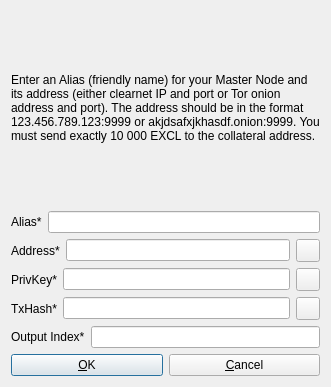
<?xml version="1.0" encoding="UTF-8"?>
<ui version="4.0">
 <class>AddEditAdrenalineNode</class>
 <widget class="QDialog" name="AddEditAdrenalineNode">
  <property name="geometry">
   <rect>
    <x>0</x>
    <y>0</y>
    <width>331</width>
    <height>387</height>
   </rect>
  </property>
  <property name="windowTitle">
   <string>Add/Edit ExclusiveCoin Node</string>
  </property>
  <property name="modal">
   <bool>true</bool>
  </property>
  <layout class="QVBoxLayout" name="verticalLayout">
   <item>
    <widget class="QLabel" name="label_9">
     <property name="sizePolicy">
      <sizepolicy hsizetype="Preferred" vsizetype="Expanding">
       <horstretch>0</horstretch>
       <verstretch>0</verstretch>
      </sizepolicy>
     </property>
     <property name="text">
      <string>&lt;html&gt;&lt;head/&gt;&lt;body&gt;&lt;p&gt;Enter an Alias (friendly name) for your Master Node and its address (either clearnet IP and port or Tor onion address and port). The address should be in the format 123.456.789.123:9999 or akjdsafxjkhasdf.onion:9999. You must send exactly 10 000 EXCL to the collateral address.&lt;/p&gt;&lt;/body&gt;&lt;/html&gt;</string>
     </property>
     <property name="wordWrap">
      <bool>true</bool>
     </property>
    </widget>
   </item>
   <item>
    <layout class="QHBoxLayout" name="horizontalLayout_4">
     <property name="bottomMargin">
      <number>0</number>
     </property>
     <item>
      <widget class="QLabel" name="label_4">
       <property name="text">
        <string>Alias*</string>
       </property>
      </widget>
     </item>
     <item>
      <widget class="QLineEdit" name="aliasLineEdit"/>
     </item>
    </layout>
   </item>
   <item>
    <layout class="QHBoxLayout" name="horizontalLayout_5">
     <property name="bottomMargin">
      <number>0</number>
     </property>
     <item>
      <widget class="QLabel" name="label_6">
       <property name="text">
        <string>Address*</string>
       </property>
      </widget>
     </item>
     <item>
      <widget class="QLineEdit" name="addressLineEdit"/>
     </item>
     <item>
      <widget class="QToolButton" name="AddEditAddressPasteButton">
       <property name="toolTip">
        <string>Paste address from clipboard</string>
       </property>
       <property name="text">
        <string/>
       </property>
       <property name="icon">
        <iconset resource="../bitcoin.qrc">
         <normaloff>:/icons/editpaste</normaloff>:/icons/editpaste</iconset>
       </property>
       <property name="shortcut">
        <string>Alt+P</string>
       </property>
      </widget>
     </item>
    </layout>
   </item>
   <item>
    <layout class="QHBoxLayout" name="horizontalLayout_3">
     <property name="bottomMargin">
      <number>0</number>
     </property>
     <item>
      <widget class="QLabel" name="label_5">
       <property name="text">
        <string>PrivKey*</string>
       </property>
      </widget>
     </item>
     <item>
      <widget class="QLineEdit" name="privkeyLineEdit"/>
     </item>
     <item>
      <widget class="QToolButton" name="AddEditPrivkeyPasteButton">
       <property name="toolTip">
        <string>Paste address from clipboard</string>
       </property>
       <property name="text">
        <string/>
       </property>
       <property name="icon">
        <iconset resource="../bitcoin.qrc">
         <normaloff>:/icons/editpaste</normaloff>:/icons/editpaste</iconset>
       </property>
       <property name="shortcut">
        <string>Alt+P</string>
       </property>
      </widget>
     </item>
    </layout>
   </item>
   <item>
    <layout class="QHBoxLayout" name="horizontalLayout_2">
     <property name="bottomMargin">
      <number>0</number>
     </property>
     <item>
      <widget class="QLabel" name="label_2">
       <property name="text">
        <string>TxHash*</string>
       </property>
      </widget>
     </item>
     <item>
      <widget class="QLineEdit" name="txhashLineEdit"/>
     </item>
     <item>
      <widget class="QToolButton" name="AddEditTxhashPasteButton">
       <property name="toolTip">
        <string>Paste address from clipboard</string>
       </property>
       <property name="text">
        <string/>
       </property>
       <property name="icon">
        <iconset resource="../bitcoin.qrc">
         <normaloff>:/icons/editpaste</normaloff>:/icons/editpaste</iconset>
       </property>
       <property name="shortcut">
        <string>Alt+P</string>
       </property>
      </widget>
     </item>
    </layout>
   </item>
   <item>
    <layout class="QHBoxLayout" name="horizontalLayout_8">
     <property name="bottomMargin">
      <number>0</number>
     </property>
     <item>
      <widget class="QLabel" name="label_8">
       <property name="text">
        <string>Output Index*</string>
       </property>
      </widget>
     </item>
     <item>
      <widget class="QLineEdit" name="outputindexLineEdit"/>
     </item>
    </layout>
   </item>
   <item>
    <layout class="QHBoxLayout" name="horizontalLayout_Buttons">
     <item>
      <widget class="QPushButton" name="okButton">
       <property name="text">
        <string>&amp;OK</string>
       </property>
      </widget>
     </item>
     <item>
      <widget class="QPushButton" name="cancelButton">
       <property name="text">
        <string>&amp;Cancel</string>
       </property>
       <property name="autoDefault">
        <bool>false</bool>
       </property>
      </widget>
     </item>
    </layout>
   </item>
  </layout>
 </widget>
 <resources>
  <include location="../bitcoin.qrc"/>
 </resources>
 <connections/>
</ui>
